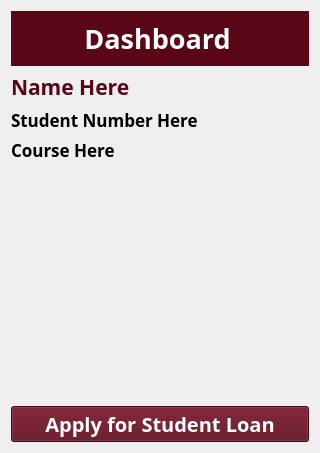
      <widget class="QWidget" name="noLoanPage">
       <layout class="QGridLayout" name="gridLayout_3">
        <item row="0" column="0">
         <layout class="QVBoxLayout" name="verticalLayout_4">
          <item>
           <widget class="QWidget" name="noLoanPageHeader" native="true">
            <property name="styleSheet">
             <string notr="true">background-color: rgb(91, 6, 22);</string>
            </property>
            <layout class="QHBoxLayout" name="horizontalLayout_4">
             <property name="leftMargin">
              <number>60</number>
             </property>
             <property name="rightMargin">
              <number>65</number>
             </property>
             <item>
              <layout class="QHBoxLayout" name="horizontalLayout_5">
               <item>
                <widget class="QLabel" name="pupLogo_2">
                 <property name="enabled">
                  <bool>true</bool>
                 </property>
                 <property name="maximumSize">
                  <size>
                   <width>51</width>
                   <height>51</height>
                  </size>
                 </property>
                 <property name="styleSheet">
                  <string notr="true"/>
                 </property>
                 <property name="frameShape">
                  <enum>QFrame::NoFrame</enum>
                 </property>
                 <property name="frameShadow">
                  <enum>QFrame::Plain</enum>
                 </property>
                 <property name="lineWidth">
                  <number>0</number>
                 </property>
                 <property name="text">
                  <string/>
                 </property>
                 <property name="pixmap">
                  <pixmap resource="resources/puplogo.qrc">:/pupLogo/pup_logo.png</pixmap>
                 </property>
                 <property name="scaledContents">
                  <bool>true</bool>
                 </property>
                </widget>
               </item>
               <item>
                <widget class="QLabel" name="titleLabel_2">
                 <property name="font">
                  <font>
                   <family>Atkinson Hyperlegible</family>
                   <pointsize>20</pointsize>
                   <weight>75</weight>
                   <italic>false</italic>
                   <bold>true</bold>
                  </font>
                 </property>
                 <property name="mouseTracking">
                  <bool>true</bool>
                 </property>
                 <property name="contextMenuPolicy">
                  <enum>Qt::DefaultContextMenu</enum>
                 </property>
                 <property name="styleSheet">
                  <string notr="true">color: rgb(255, 255, 255);</string>
                 </property>
                 <property name="frameShape">
                  <enum>QFrame::NoFrame</enum>
                 </property>
                 <property name="lineWidth">
                  <number>0</number>
                 </property>
                 <property name="midLineWidth">
                  <number>0</number>
                 </property>
                 <property name="text">
                  <string>&lt;html&gt;&lt;head/&gt;&lt;body&gt;&lt;p align=&quot;center&quot;&gt;Dashboard&lt;/p&gt;&lt;/body&gt;&lt;/html&gt;</string>
                 </property>
                 <property name="scaledContents">
                  <bool>false</bool>
                 </property>
                 <property name="alignment">
                  <set>Qt::AlignCenter</set>
                 </property>
                 <property name="indent">
                  <number>-1</number>
                 </property>
                </widget>
               </item>
               <item>
                <widget class="QLabel" name="appLogo_2">
                 <property name="maximumSize">
                  <size>
                   <width>51</width>
                   <height>51</height>
                  </size>
                 </property>
                 <property name="frameShape">
                  <enum>QFrame::NoFrame</enum>
                 </property>
                 <property name="lineWidth">
                  <number>0</number>
                 </property>
                 <property name="text">
                  <string/>
                 </property>
                 <property name="pixmap">
                  <pixmap resource="resources/applogo.qrc">:/appLogo/app_logo.png</pixmap>
                 </property>
                 <property name="scaledContents">
                  <bool>true</bool>
                 </property>
                </widget>
               </item>
              </layout>
             </item>
            </layout>
           </widget>
          </item>
          <item>
           <layout class="QVBoxLayout" name="verticalLayout_3">
            <item>
             <widget class="QLabel" name="nameLabel">
              <property name="font">
               <font>
                <family>Atkinson Hyperlegible</family>
                <pointsize>16</pointsize>
                <weight>75</weight>
                <bold>true</bold>
               </font>
              </property>
              <property name="styleSheet">
               <string notr="true">color: rgb(91, 6, 22);</string>
              </property>
              <property name="text">
               <string>Name Here</string>
              </property>
             </widget>
            </item>
            <item>
             <widget class="QLabel" name="studentNumLabel">
              <property name="font">
               <font>
                <family>Atkinson Hyperlegible</family>
                <pointsize>13</pointsize>
                <weight>75</weight>
                <bold>true</bold>
               </font>
              </property>
              <property name="text">
               <string>Student Number Here</string>
              </property>
             </widget>
            </item>
            <item>
             <widget class="QLabel" name="courseLabel">
              <property name="font">
               <font>
                <family>Atkinson Hyperlegible</family>
                <pointsize>13</pointsize>
                <weight>75</weight>
                <bold>true</bold>
               </font>
              </property>
              <property name="text">
               <string>Course Here</string>
              </property>
             </widget>
            </item>
           </layout>
          </item>
          <item>
           <spacer name="verticalSpacer_3">
            <property name="orientation">
             <enum>Qt::Vertical</enum>
            </property>
            <property name="sizeHint" stdset="0">
             <size>
              <width>20</width>
              <height>238</height>
             </size>
            </property>
           </spacer>
          </item>
          <item>
           <widget class="QPushButton" name="applyBtn">
            <property name="font">
             <font>
              <family>Atkinson Hyperlegible</family>
              <pointsize>15</pointsize>
              <weight>75</weight>
              <bold>true</bold>
             </font>
            </property>
            <property name="styleSheet">
             <string notr="true">color: rgb(255, 255, 255);
background-color: rgb(91, 6, 22);</string>
            </property>
            <property name="text">
             <string>Apply for Student Loan</string>
            </property>
           </widget>
          </item>
         </layout>
        </item>
       </layout>
      </widget>
